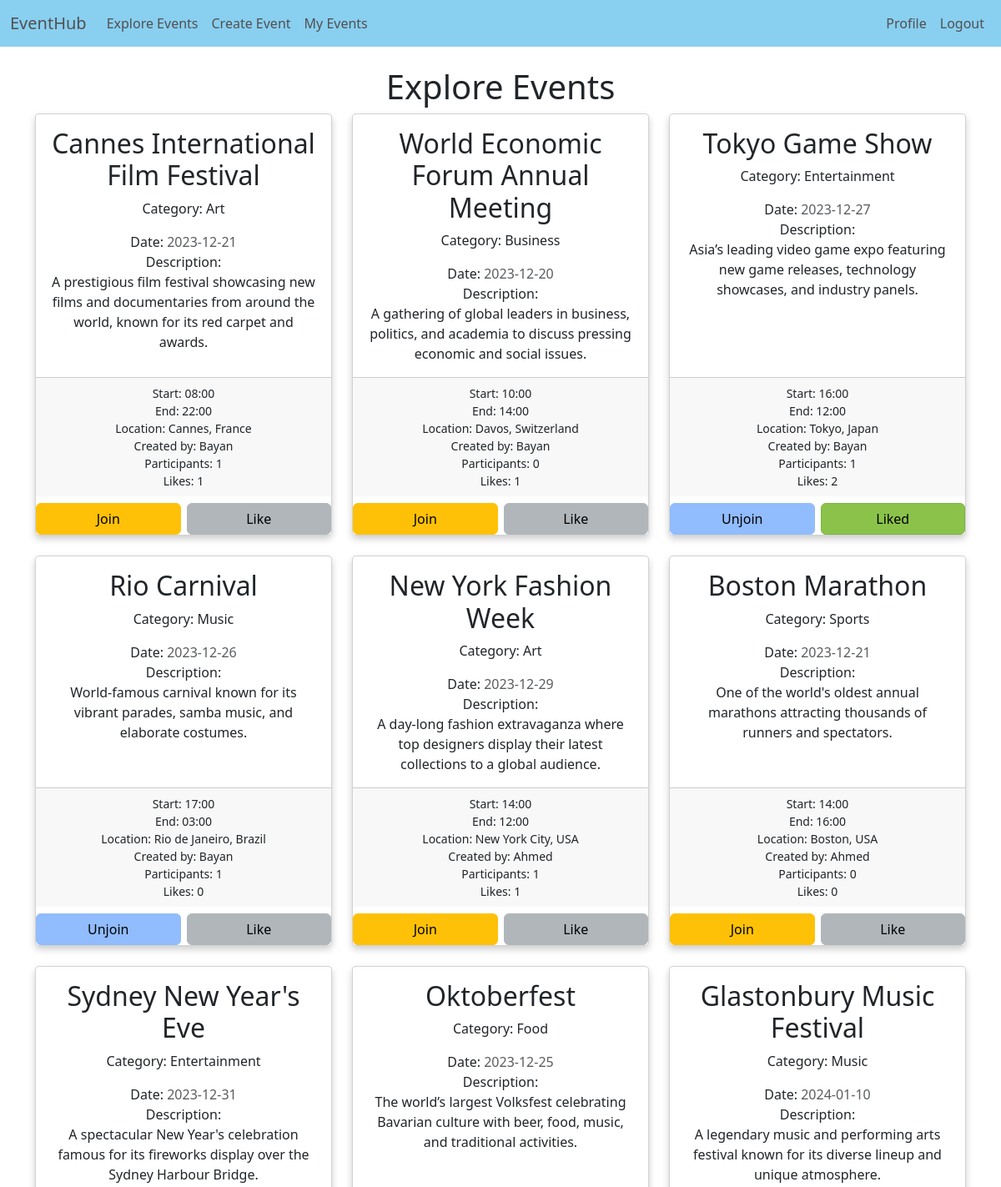
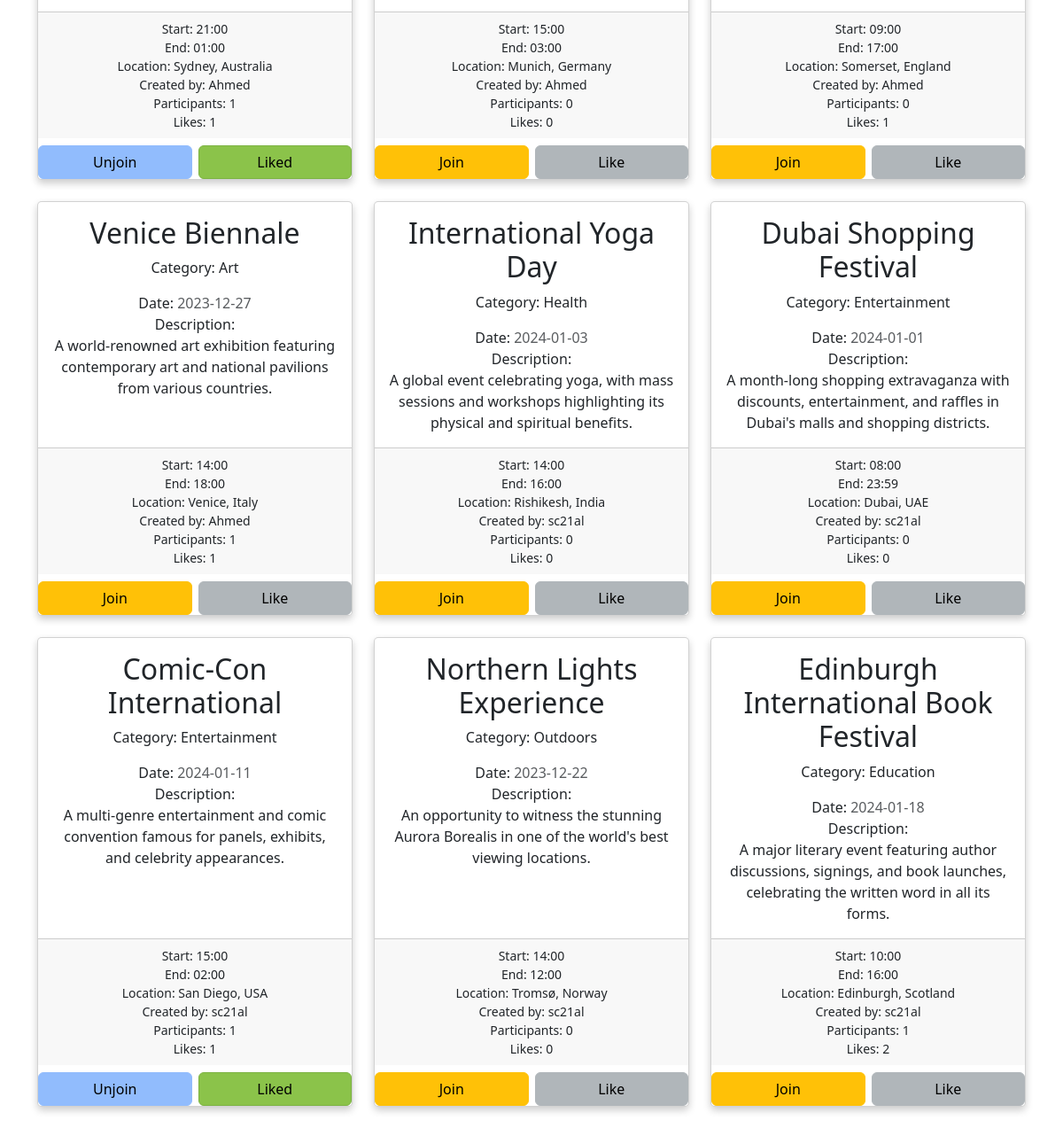
Page /explore_event (signed in) on the committed database (2 pictures, top to bottom).
### app/models/models.py (models this page shows, shortened)
class Event(db.Model):
    id = db.Column(db.Integer, primary_key=True)
    category = db.Column(db.String(100))
    title = db.Column(db.String(255), nullable=False)
    description = db.Column(db.Text)
    date = db.Column(db.Date, nullable=False)
    start_time = db.Column(db.Time, nullable=False)
    end_time = db.Column(db.Time, nullable=False)
    location = db.Column(db.String(100))
    creator_id = db.Column(db.Integer, db.ForeignKey('user.id'))

class User(UserMixin, db.Model):
    id = db.Column(db.Integer, primary_key=True)
    username = db.Column(db.String(50), unique=True, nullable=False)
    email = db.Column(db.String(255), unique=True, nullable=False)
    password_hash = db.Column(db.String(128))
    created_events = db.relationship('Event', backref='creator', lazy=True)
    liked_events = db.relationship('Event', secondary=likes, backref=db.backref('liked_by', lazy='dynamic'))
    joined_events = db.relationship('Event', secondary=registrations, backref=db.backref('participants', lazy='dynamic'))

### app/views/events.py (the view)
@events_dp.route("/explore_event")
def explore_events():
    events = Event.query.all()  # Fetch all events from the database
    return render_template("explore_events.html", events=events, title="Explore Events")

### app/templates/events/explore_events.html (shortened to what this page needs)
{% extends "base.html" %}
{% block styles %}
<link rel="stylesheet" type="text/css" href="{{ url_for('static', filename='css/events.css') }}">
{% endblock %}
{% block content %}
<div class="container mt-4">
    <h1 class="text-center">Explore Events</h1>
    <div class="row">
        {% for event in events %}
        <div class="col-md-4 mb-4">
            <div class="card h-100">
                <div class="card-body text-center">
                    <h2 class="card-title">{{ event.title }}</h2>
                    <p class="event-info-title">Category: {{ event.category | capitalize }}</p>
                    <div class="event-info-title">Date: <span class="text-muted">{{ event.date.strftime('%Y-%m-%d')
                            }}</span></div>
                    <div class="event-info-title">Description:</div>
                    <p class="card-text">{{ event.description }}</p>
                </div>
                <div class="card-footer text-center">
                    <small class="d-block">Start: {{ event.start_time.strftime('%H:%M') }}</small>
                    <small class="d-block">End: {{ event.end_time.strftime('%H:%M') }}</small>
                    <small class="d-block">Location: {{ event.location }}</small>
                    <small class="d-block">Created by: {{ event.creator.username }}</small>
                    <small class="d-block">Participants: <span id="participants-{{ event.id }}">{{
                            event.participants.count() }}</span></small>
                    <small class="d-block">Likes: <span id="likes-{{ event.id }}">{{ event.liked_by.count()
                            }}</span></small>
                </div>
                <div class="btn-group w-100 mt-2" role="group" aria-label="Event Actions">
                    <button data-event-id="{{ event.id }}" onclick="joinEvent(this)"
                        class="btn {{ 'btn-join-custom' if current_user in event.participants else 'btn-warning' }} rounded custom-btn-width">
                        {{ 'Unjoin' if current_user in event.participants else 'Join' }}
                    </button>
                    <button data-event-id="{{ event.id }}" onclick="likeEvent(this)"
                        class="btn {{ 'btn-purple' if current_user in event.liked_by else 'btn-like-custom' }} rounded custom-btn-width">
                        {{ 'Liked' if current_user in event.liked_by else 'Like' }}
                    </button>
                </div>
            </div>
        </div>
        {% else %}
        <div class="col-12">
            <p class="text-center">No events available.</p>
        </div>
        {% endfor %}
    </div>
</div>
{% endblock %}

### app/static/css/events.css (style rules this page uses)
.card { position: relative; box-shadow: 0 4px 8px 0 rgba(0,0,0,0.2); transition: 0.3s; border-radius: 5px; }
.btn { color: black; }
.btn-group { display: flex; justify-content: space-between; flex-wrap: wrap; gap: 8px; }
.btn-warning, .btn-warning:hover, .btn-warning:focus { border: 1px solid #ffc107; }
.btn-purple { background-color: #8BC34A; color: black; border-color: #7CB342; border-radius: 0.5rem; }
.custom-btn-width { width: 100px; border-radius: 8px; }
.btn { height: 38px; display: flex; align-items: center; justify-content: center; }
.btn-like-custom { background-color: #B0B6BA; border-color: #B0B6BA; color: black; }
.btn-join-custom { background-color: #91BCFD; border-color: #91BCFD; color: black; }
@media (min-width: 768px) { .btn-group { flex-direction: row; gap: 8px; } }

### rows in the picture
Event: title "Cannes International Film Festival", category "Art", date "2023-12-21", description "A prestigious film festival showcasing new films and documentaries from around the world, known for its red carpet and awards.", start_time "08:00", end_time "22:00", location "Cannes, France", creator.username "Bayan", participants.count "1", liked_by.count "1", participants "Join", liked_by "Like"
Event: title "World Economic Forum Annual Meeting", category "Business", date "2023-12-20", description "A gathering of global leaders in business, politics, and academia to discuss pressing economic and social issues.", start_time "10:00", end_time "14:00", location "Davos, Switzerland", creator.username "Bayan", participants.count "0", liked_by.count "1", participants "Join", liked_by "Like"
Event: title "Tokyo Game Show", category "Entertainment", date "2023-12-27", description "Asia’s leading video game expo featuring new game releases, technology showcases, and industry panels.", start_time "16:00", end_time "12:00", location "Tokyo, Japan", creator.username "Bayan", participants.count "1", liked_by.count "2", participants "Unjoin", liked_by "Liked"
Event: title "Rio Carnival", category "Music", date "2023-12-26", description "World-famous carnival known for its vibrant parades, samba music, and elaborate costumes.", start_time "17:00", end_time "03:00", location "Rio de Janeiro, Brazil", creator.username "Bayan", participants.count "1", liked_by.count "0", participants "Unjoin", liked_by "Like"
Event: title "New York Fashion Week", category "Art", date "2023-12-29", description "A day-long fashion extravaganza where top designers display their latest collections to a global audience.", start_time "14:00", end_time "12:00", location "New York City, USA", creator.username "Ahmed", participants.count "1", liked_by.count "1", participants "Join", liked_by "Like"
Event: title "Boston Marathon", category "Sports", date "2023-12-21", description "One of the world's oldest annual marathons attracting thousands of runners and spectators.", start_time "14:00", end_time "16:00", location "Boston, USA", creator.username "Ahmed", participants.count "0", liked_by.count "0", participants "Join", liked_by "Like"
Event: title "Sydney New Year's Eve", category "Entertainment", date "2023-12-31", description "A spectacular New Year's celebration famous for its fireworks display over the Sydney Harbour Bridge.", start_time "21:00", end_time "01:00", location "Sydney, Australia", creator.username "Ahmed", participants.count "1", liked_by.count "1", participants "Unjoin", liked_by "Liked"
Event: title "Oktoberfest", category "Food", date "2023-12-25", description "The world’s largest Volksfest celebrating Bavarian culture with beer, food, music, and traditional activities.", start_time "15:00", end_time "03:00", location "Munich, Germany", creator.username "Ahmed", participants.count "0", liked_by.count "0", participants "Join", liked_by "Like"
Event: title "Glastonbury Music Festival", category "Music", date "2024-01-10", description "A legendary music and performing arts festival known for its diverse lineup and unique atmosphere.", start_time "09:00", end_time "17:00", location "Somerset, England", creator.username "Ahmed", participants.count "0", liked_by.count "1", participants "Join", liked_by "Like"
Event: title "Venice Biennale", category "Art", date "2023-12-27", description "A world-renowned art exhibition featuring contemporary art and national pavilions from various countries.", start_time "14:00", end_time "18:00", location "Venice, Italy", creator.username "Ahmed", participants.count "1", liked_by.count "1", participants "Join", liked_by "Like"
Event: title "International Yoga Day", category "Health", date "2024-01-03", description "A global event celebrating yoga, with mass sessions and workshops highlighting its physical and spiritual benefits.", start_time "14:00", end_time "16:00", location "Rishikesh, India", creator.username "sc21al", participants.count "0", liked_by.count "0", participants "Join", liked_by "Like"
Event: title "Dubai Shopping Festival", category "Entertainment", date "2024-01-01", description "A month-long shopping extravaganza with discounts, entertainment, and raffles in Dubai's malls and shopping districts.", start_time "08:00", end_time "23:59", location "Dubai, UAE", creator.username "sc21al", participants.count "0", liked_by.count "0", participants "Join", liked_by "Like"
Event: title "Comic-Con International", category "Entertainment", date "2024-01-11", description "A multi-genre entertainment and comic convention famous for panels, exhibits, and celebrity appearances.", start_time "15:00", end_time "02:00", location "San Diego, USA", creator.username "sc21al", participants.count "1", liked_by.count "1", participants "Unjoin", liked_by "Liked"
Event: title "Northern Lights Experience", category "Outdoors", date "2023-12-22", description "An opportunity to witness the stunning Aurora Borealis in one of the world's best viewing locations.", start_time "14:00", end_time "12:00", location "Tromsø, Norway", creator.username "sc21al", participants.count "0", liked_by.count "0", participants "Join", liked_by "Like"
Event: title "Edinburgh International Book Festival", category "Education", date "2024-01-18", description "A major literary event featuring author discussions, signings, and book launches, celebrating the written word in all its forms.", start_time "10:00", end_time "16:00", location "Edinburgh, Scotland", creator.username "sc21al", participants.count "1", liked_by.count "2", participants "Join", liked_by "Like"
